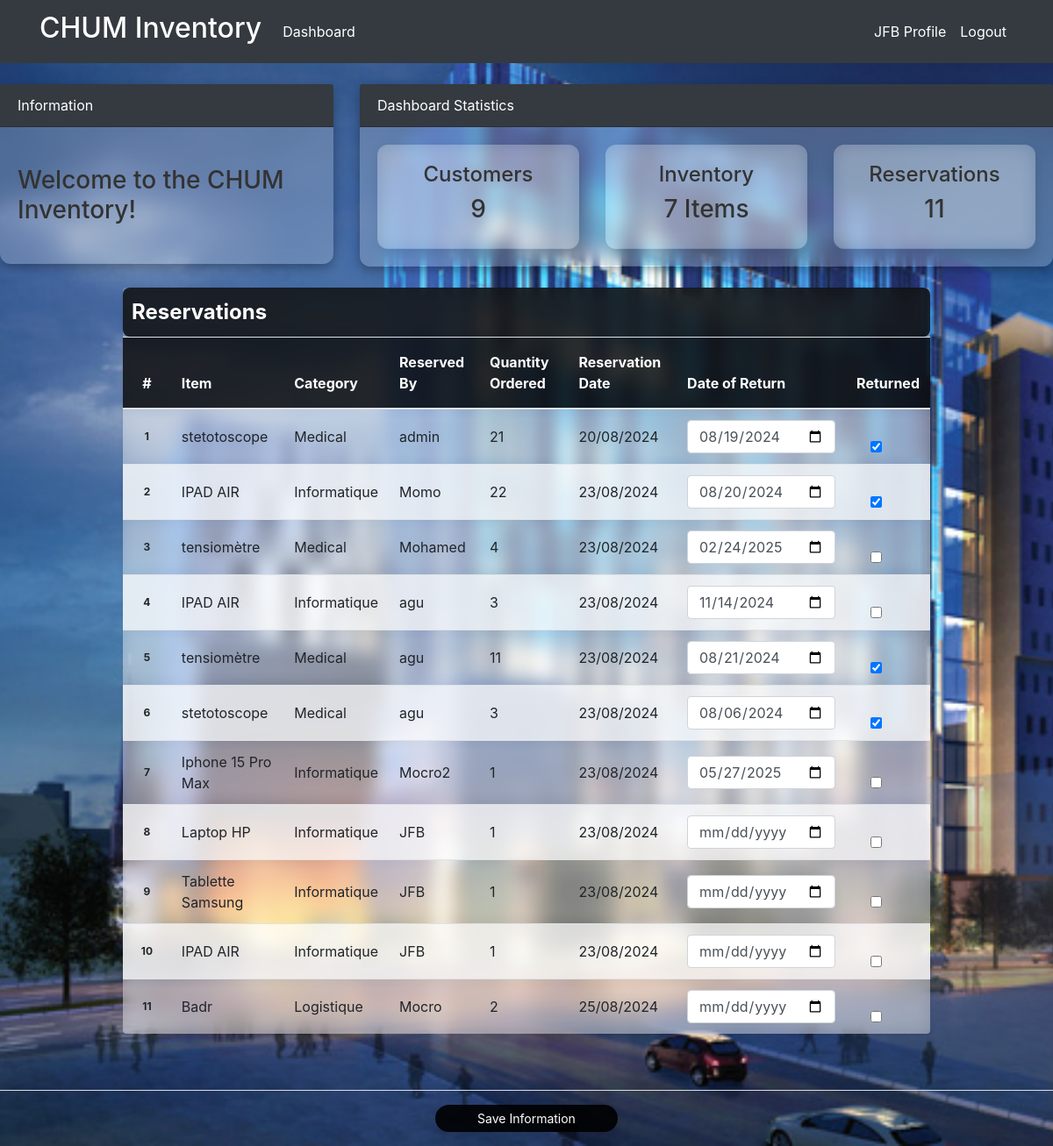
/reservations/ (signed in), run on an earlier commit of the app's database.
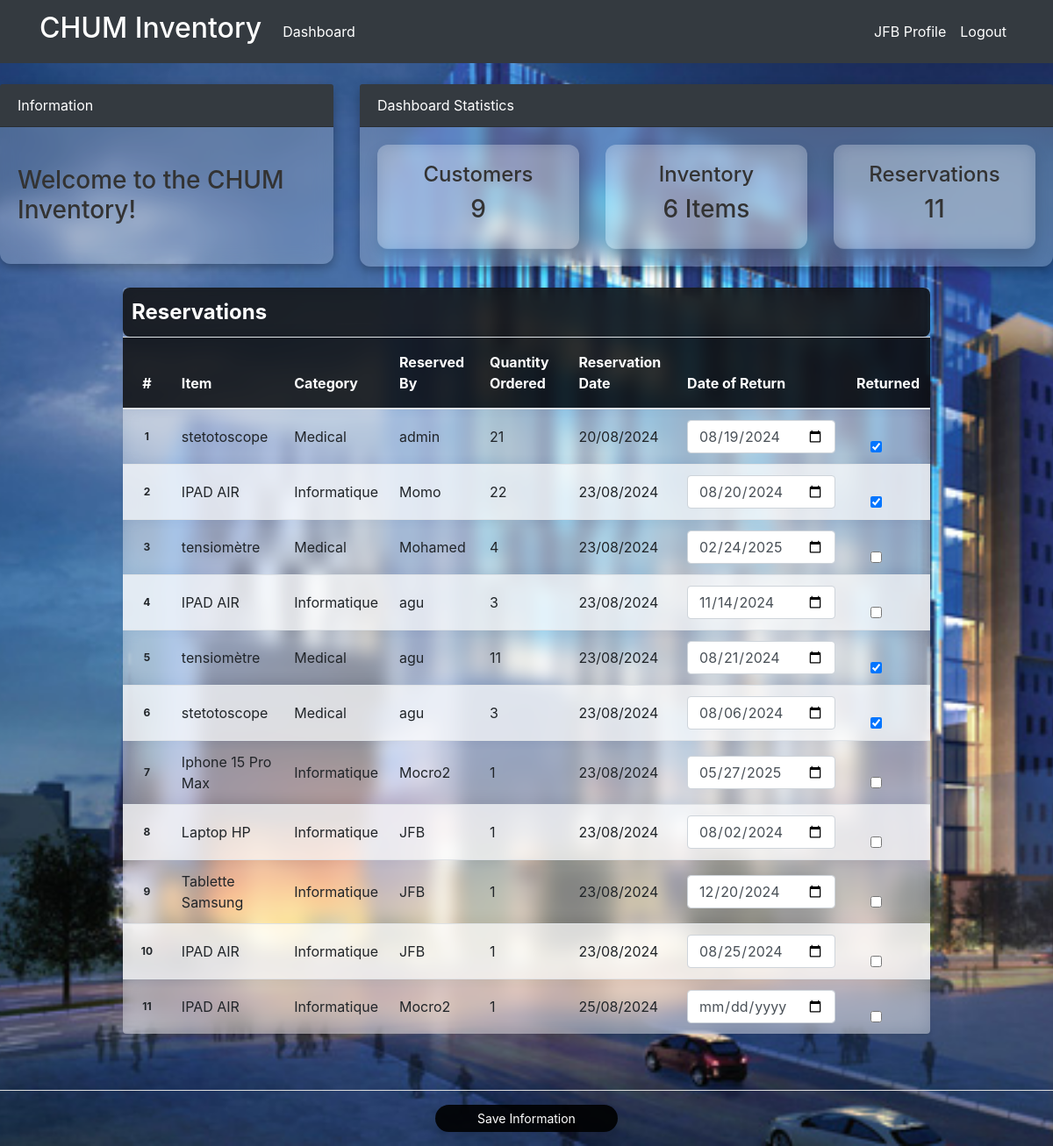
And on a later commit of the database.
### dashboard/models.py (models this page shows, shortened)
class Order(models.Model):
    product = models.ForeignKey(Product, on_delete=models.CASCADE, null=True)
    client = models.ForeignKey(User, models.CASCADE, null=True)
    order_quantity = models.PositiveBigIntegerField(null=True)
    date = models.DateTimeField(auto_now_add=True)
    date_of_return = models.DateField(null=True, blank=True)  # New field
    returned = models.BooleanField(default=False)  # New field to track return status
    class Meta:
        verbose_name_plural = "Reservations"

class Product(models.Model):
    name = models.CharField(max_length=100, null=True)
    category = models.CharField(max_length=20, choices=CATEGORY, null=True)
    quantity = models.PositiveIntegerField(null=True)
    class Meta:
        verbose_name_plural = "CHUM Inventory"

### dashboard/views.py (the view)
# urls.py: path('reservations/', views.reservations, name='dashboard-order'),
@login_required
def reservations(request):
    orders = Order.objects.all()
    order_count = orders.count()
    customer_count = User.objects.all().count()
    product = Product.objects.all()
    product_count = product.count()
    context = {
        'orders': orders,
        'customer_count': customer_count,
        'product_count': product_count,
        'order_count': order_count,
    }
    return render(request, 'dashboard/reservations.html', context)

### templates/dashboard/reservations.html (shortened to what this page needs)
{% extends 'partials/base.html' %}
{% block content %}
{% include 'partials/topnav.html' %}
<div class="container mt-4">
    <div class="row justify-content-center">
        <div class="col-lg-10">
            <form id="reservationForm" method="POST" action="{% url 'dashboard-order-saveDate' %}" onsubmit="handleFormSubmit(event)">
                <div class="table-responsive shadow-sm rounded mb-5">
                    <div class="table-title">Reservations</div>
                    <table class="table table-hover mb-0">
                        <thead>
                            <tr>
                                <th scope="col" class="py-3 text-center">#</th>
                                <th scope="col" class="py-3">Item</th>
                                <th scope="col" class="py-3">Category</th>
                                <th scope="col" class="py-3">Reserved By</th>
                                <th scope="col" class="py-3">Quantity Ordered</th>
                                <th scope="col" class="py-3">Reservation Date</th>
                                <th scope="col" class="py-3">Date of Return</th>
                                <th scope="col" class="py-3 text-center">Returned</th>
                            </tr>
                        </thead>
                        <tbody>
                            {% for order in orders %}
                            <tr>
                                <td class="align-middle text-center font-weight-bold">
                                    <span class="badge custom-badge">{{ forloop.counter }}</span>
                                </td>
                                <td class="align-middle">{{ order.product.name }}</td>
                                <td class="align-middle">{{ order.product.category }}</td>
                                <td class="align-middle text-nowrap">{{ order.client.username }}</td>
                                <td class="align-middle">{{ order.order_quantity }}</td>
                                <td class="align-middle">{{ order.date|date:"d/m/Y" }}</td>
                                <td class="align-middle">
                                    <input type="date" name="date_of_return_{{ order.id }}" value="{{ order.date_of_return|date:'Y-m-d' }}" class="form-control">
                                </td>
                                <td class="text-center align-middle">
                                    <input type="checkbox" name="returned_{{ order.id }}" {% if order.returned %}checked{% endif %} class="form-check-input">
                                </td>
                            </tr>
                            {% endfor %}
                        </tbody>
                    </table>
                </div>
                <div style="height: 80px;"></div>
                <div class="fixed-bottom text-center py-3 shadow-lg" style="border-top: 1px solid #ddd; background: transparent;">
                    <button type="submit" class="btn btn-success btn-lg px-5 shadow" style="border-radius: 20px;">Save Information</button>
                </div>
            </form>
        </div>
    </div>
</div>
{% endblock %}

What changed in the data, as far as the page shows it:
removed Order: product.name "Badr", product.category "Logistique", client.username "Mocro", order_quantity "2", date "25/08/2024"
changed Order "Laptop HP": date_of_return (not shown) → "08/02/2024"
changed Order "Tablette Samsung": date_of_return (not shown) → "12/20/2024"
changed Order (number 10 of 11 on the later page): date_of_return (not shown) → "08/25/2024"
added Order: product.name "IPAD AIR", product.category "Informatique", client.username "Mocro2", order_quantity "1", date "25/08/2024"
Also different on the page:
{{ product_count }}: "7" → "6"
